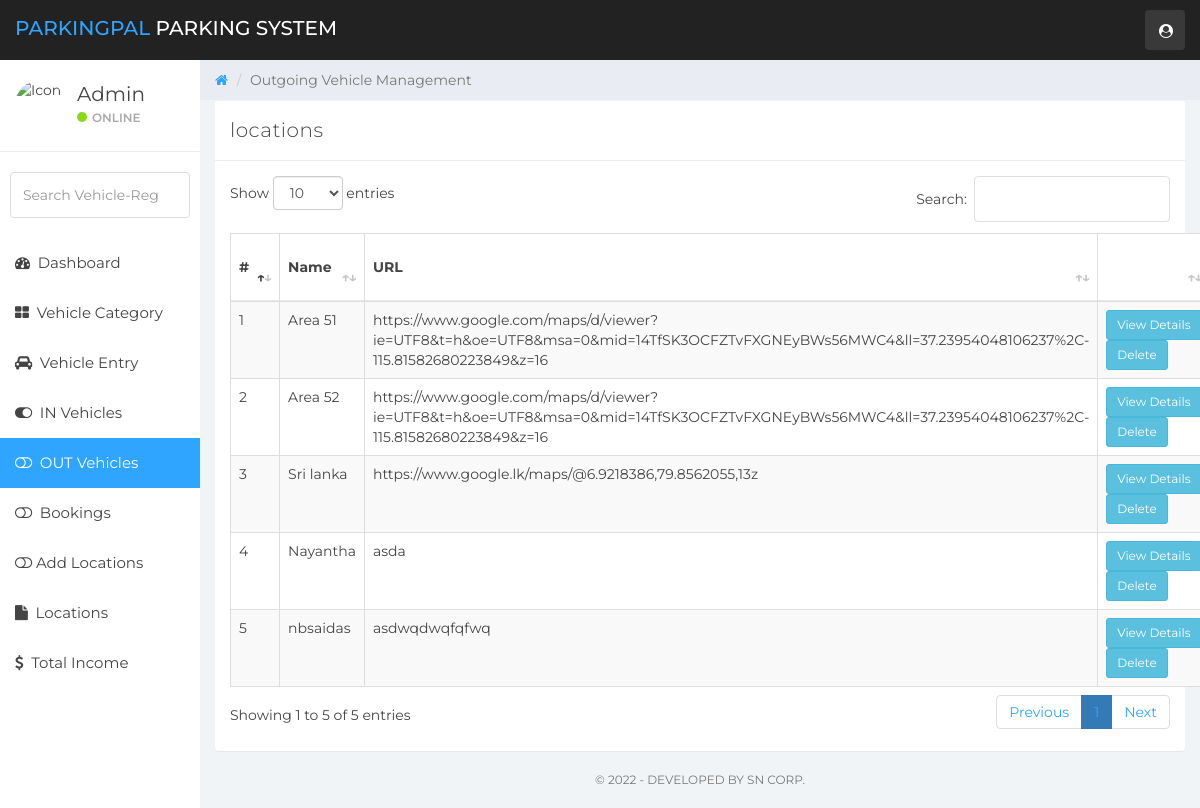
Screenshot of /Admin/locations.php (signed in) with the database file from the repository.
### tables this page shows
CREATE TABLE `locations` (
  `id` int(11) NOT NULL,
  `name` text NOT NULL,
  `url` varchar(225) NOT NULL,
  `available` int(1) NOT NULL,
  `slot_user` int(11) NOT NULL
);

### Admin/locations.php (the view, shortened to what this page needs)
<?php
    include('includes/dbconn.php');
    if (strlen($_SESSION['vpmsaid']==0)) {
        header('location:logout.php');
        } else {
?>
<!DOCTYPE html>
<html>
<head>
	<link href="css/bootstrap.min.css" rel="stylesheet">
	<link href="css/font-awesome.min.css" rel="stylesheet">
    <link href="css/datatable.css" rel="stylesheet">
	<link href="css/datepicker3.css" rel="stylesheet">
	<link href="css/styles.css" rel="stylesheet">
</head>
<body>
        <?php include 'includes/navigation.php' ?>
		<?php
		include 'includes/sidebar.php'
		?>
	<div class="col-sm-9 col-sm-offset-3 col-lg-10 col-lg-offset-2 main">
		<div class="row">
			<ol class="breadcrumb">
				<li><a href="dashboard.php">
					<em class="fa fa-home"></em>
				</a></li>
				<li class="active">Outgoing Vehicle Management</li>
			</ol>
		</div>
		<div class="row">
			<div class="col-lg-12">
			</div>
		</div>
		<div class="row">
				<div class="col-lg-12">
					<div class="panel panel-default">
						<div class="panel-heading">locations</div>
						<div class="panel-body">
                        <table id="example" class="table table-striped table-hover table-bordered" style="width:100%">
        <thead>
            <tr>
                <th>#</th>
                <th>Name</th>
                <th>URL</th>
                <th></th>
            </tr>
        </thead>
        <tbody>
        <?php
        $ret=mysqli_query($con,"SELECT * from  locations");
        $cnt=1;
        while ($row=mysqli_fetch_array($ret)) {
        ?>
            <tr>
            <td><?php  echo $row['id'];?></td>
            <td><?php  echo $row['name'];?></td>
            <td><?php  echo $row['url'];?></td>
            <td><a href="locations-detail.php?updateid=<?php echo $row['id'];?>"><button type="button" class="btn btn-sm btn-info">View Details</button></a>
            <a href="locations-delete.php?updateid=<?php echo $row['id'];?>"><button type="button" class="btn btn-sm btn-info">Delete</button></a>
            </td>
            </tr>
                <?php $cnt=$cnt+1;}?>
        </tbody>
    </table>
						</div>
					</div>
				</div>
</div>
        <?php include 'includes/footer.php'?>
	</div>
</body>
</html>
<?php }  ?>

### Admin/css/datatable.css (style rules this page uses)
table.dataTable { clear: both; margin-top: 6px !important; margin-bottom: 6px !important; max-width: none !important; border-collapse: separate !important; border-spacing: 0; }
table.dataTable td, table.dataTable th { -webkit-box-sizing: content-box; box-sizing: content-box; }
table.dataTable > thead > tr > th:not(.sorting_disabled), table.dataTable > thead > tr > td:not(.sorting_disabled) { padding-right: 30px; }
table.dataTable > thead .sorting, table.dataTable > thead .sorting_asc, table.dataTable > thead .sorting_desc, table.dataTable > thead .sorting_asc_disabled, table.dataTable > thead .sorting_desc_disabled { cursor: pointer; position: relative; }
table.dataTable > thead .sorting:before, table.dataTable > thead .sorting:after, table.dataTable > thead .sorting_asc:before, table.dataTable > thead .sorting_asc:after, table.dataTable > thead .sorting_desc:before, table.dataTable > thead .sorting_desc:after, table.dataTable > thead .sorting_asc_disabled:before, table.dataTable > thead .sorting_asc_disabled:after, table.dataTable > thead .sorting_desc_disabled:before, table.dataTable > thead .sorting_desc_disabled:after { position: absolute; bottom: 0.9em; display: block; opacity: 0.3; }
table.dataTable > thead .sorting:before, table.dataTable > thead .sorting_asc:before, table.dataTable > thead .sorting_desc:before, table.dataTable > thead .sorting_asc_disabled:before, table.dataTable > thead .sorting_desc_disabled:before { right: 1em; content: "↑"; }
table.dataTable > thead .sorting:after, table.dataTable > thead .sorting_asc:after, table.dataTable > thead .sorting_desc:after, table.dataTable > thead .sorting_asc_disabled:after, table.dataTable > thead .sorting_desc_disabled:after { right: 0.5em; content: "↓"; }
table.dataTable > thead .sorting_asc:before, table.dataTable > thead .sorting_desc:after { opacity: 1; }
table.table-bordered.dataTable { border-right-width: 0; }
table.table-bordered.dataTable th, table.table-bordered.dataTable td { border-left-width: 0; }
table.table-bordered.dataTable th:last-child, table.table-bordered.dataTable th:last-child, table.table-bordered.dataTable td:last-child, table.table-bordered.dataTable td:last-child { border-right-width: 1px; }
table.table-bordered.dataTable tbody th, table.table-bordered.dataTable tbody td { border-bottom-width: 0; }

### Admin/css/styles.css (style rules this page uses)
body { background: #f1f4f7; padding-top: 60px; font-size: 14px; color: #444444; font-family: "Montserrat", "Helvetica Neue", Helvetica, Arial, sans-serif; }
a, a:hover, a:focus { color: #30a5ff; }
.panel { border: 0; }
.panel-heading { font-size: 20px; font-weight: 300; letter-spacing: 0.025em; height: 60px; line-height: 38px; }
.panel-default .panel-heading { background: #fff; border-bottom: 1px solid #e9ecf2; color: #444444; }
.breadcrumb { border-radius: 0; padding: 10px 15px 10px 15px; background: #e9ecf2; margin: 0; }
.table { background: #fff; }
.table > thead > tr > th { border-bottom: 1px solid #e6e7e8; vertical-align: middle; height: 50px; }

### rows the page displays
locations: id "1", name "Area 51", url "https://www.google.com/maps/d/viewer?ie=UTF8&t=h&oe=UTF8&msa=0&mid=14TfSK3OCFZTvFXGNEyBWs56MWC4&ll=37.23954048106237%2C-115.81582680223849&z=16"
locations: id "2", name "Area 52", url "https://www.google.com/maps/d/viewer?ie=UTF8&t=h&oe=UTF8&msa=0&mid=14TfSK3OCFZTvFXGNEyBWs56MWC4&ll=37.23954048106237%2C-115.81582680223849&z=16"
locations: id "3", name "Sri lanka", url "https://www.google.lk/maps/@6.9218386,79.8562055,13z"
locations: id "4", name "Nayantha", url "asda"
locations: id "5", name "nbsaidas", url "asdwqdwqfqfwq"
